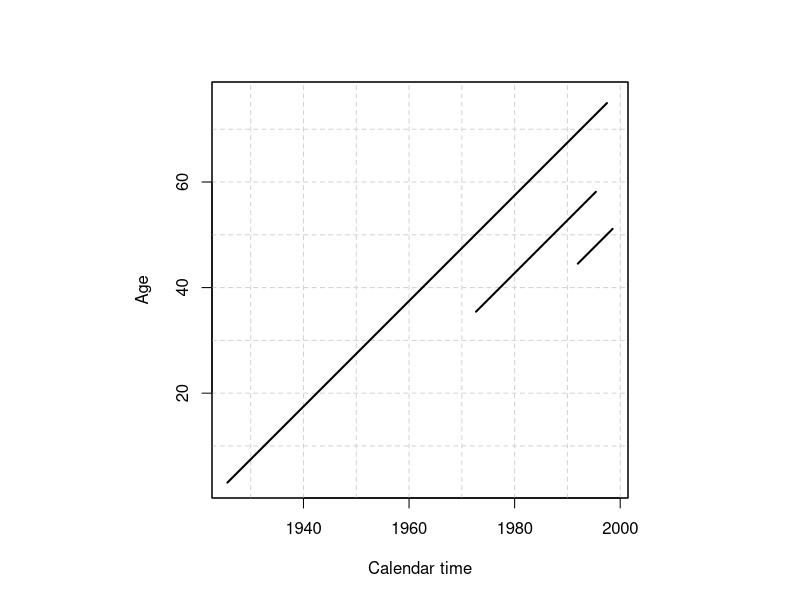
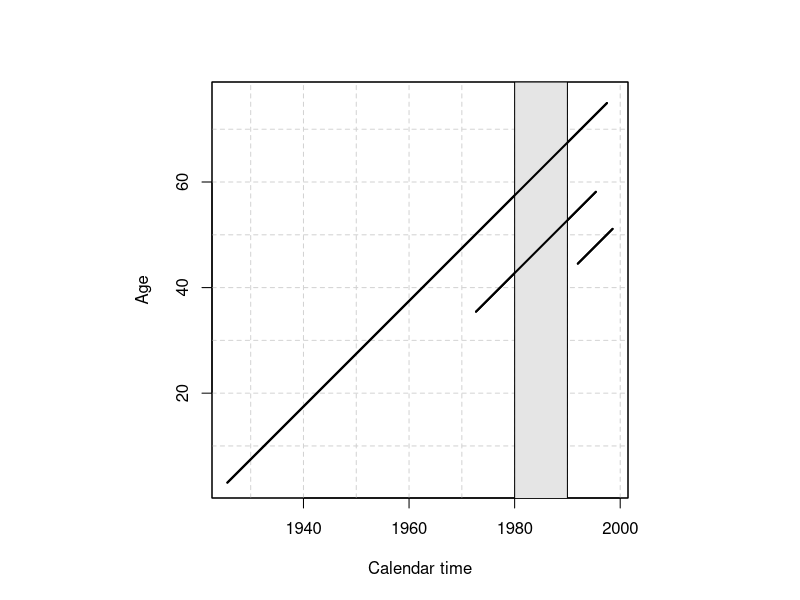
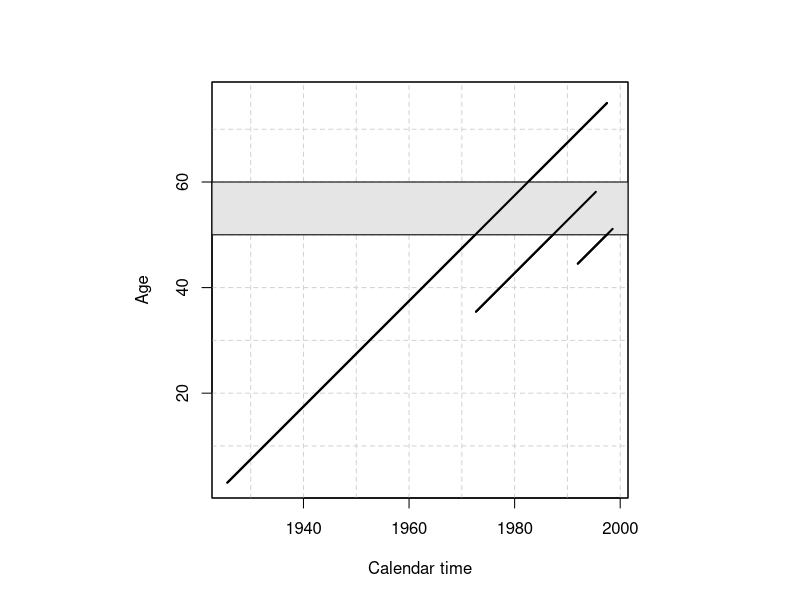
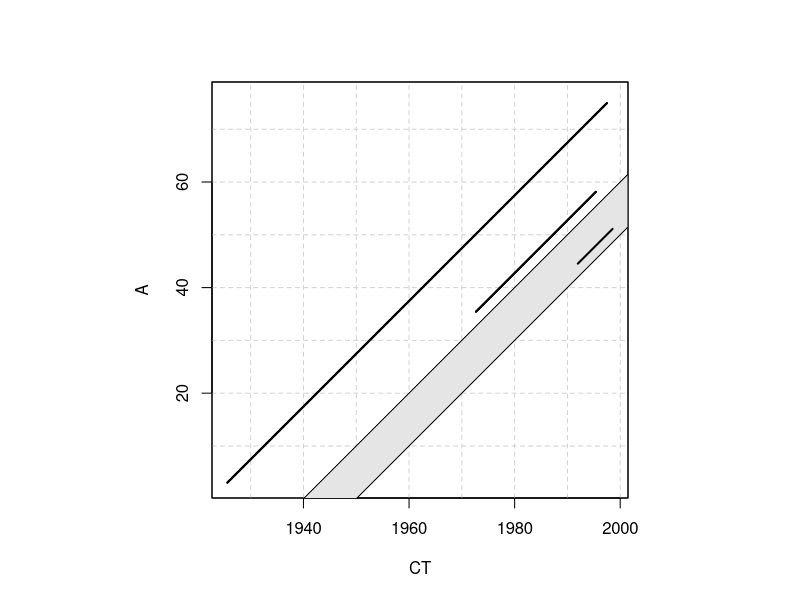

Write the R code that produced these figures, in order.
###################################################
## Four plots of lexis graph to explain how it works:
## 1. normal
## 2. period effect
## 3. age effect
## 4. cohort effect
##################################################
require(Epi)

# A small bogus cohort (reworked from Lexis() example)
xcoh <- structure( list( id = c("A", "B", "C"),
                         birth = c("14/07/1922", "01/04/1937", "10/06/1947"),
                         entry = c("04/08/1925", "08/09/1972", "23/12/1991"),
                         exit = c("27/06/1997", "23/05/1995", "24/07/1998"),
                         fail = c(1, 0, 1) ),
                   .Names = c("id", "birth", "entry", "exit", "fail"),
                   row.names = c("1", "2", "3"),
                   class = "data.frame" )

# Convert the character dates into numerical variables (fractional years)
xcoh$bt <- cal.yr( xcoh$birth, format="%d/%m/%Y" )
xcoh$en <- cal.yr( xcoh$entry, format="%d/%m/%Y" )
xcoh$ex <- cal.yr( xcoh$exit , format="%d/%m/%Y" )

# Define as Lexis object with timescales calendar time and age
Lcoh <- Lexis( entry = list( CT=en ),
               exit = list( CT=ex, A=ex-bt ),
               exit.status = fail,
               data = xcoh )

# lexis1
plot( Lcoh, grid=list(seq(1920,2000,10), seq(0,80,10)), col="black", lwd=2,
      xlab="Calendar time", ylab="Age")
# dev.copy2eps(file="../../Presentation/figures/lexis01.eps")

# lexis2
plot( Lcoh, grid=list(seq(1920,2000,10), seq(0,80,10)), col="black", lwd=2,
      xlab="Calendar time", ylab="Age")
rect(1980,0,1990,par("usr")[4], col="gray90", border="black" )
lines(Lcoh,col="black", lwd=2)
# dev.copy2eps(file="../../Presentation/figures/lexis02.eps")

# lexis3
plot( Lcoh, grid=list(seq(1920,2000,10), seq(0,80,10)), col="black", lwd=2,
      xlab="Calendar time", ylab="Age")
rect(par("usr")[1],50,par("usr")[2],60, col="gray90", border="black" )
lines(Lcoh,col="black", lwd=2)
# dev.copy2eps(file="../../Presentation/figures/lexis03.eps")

# lexis4
plot( Lcoh, grid=list(seq(1920,2000,10), seq(0,80,10)), col="black", lwd=2)
polygon(c(1940,1950,par("usr")[2], par("usr")[2]), 
        c(0,0,par("usr")[2]-1950,par("usr")[2]-1940),
        col="gray90")
lines(Lcoh,col="black", lwd=2)
# dev.copy2eps(file="../../Presentation/figures/lexis04.eps")
